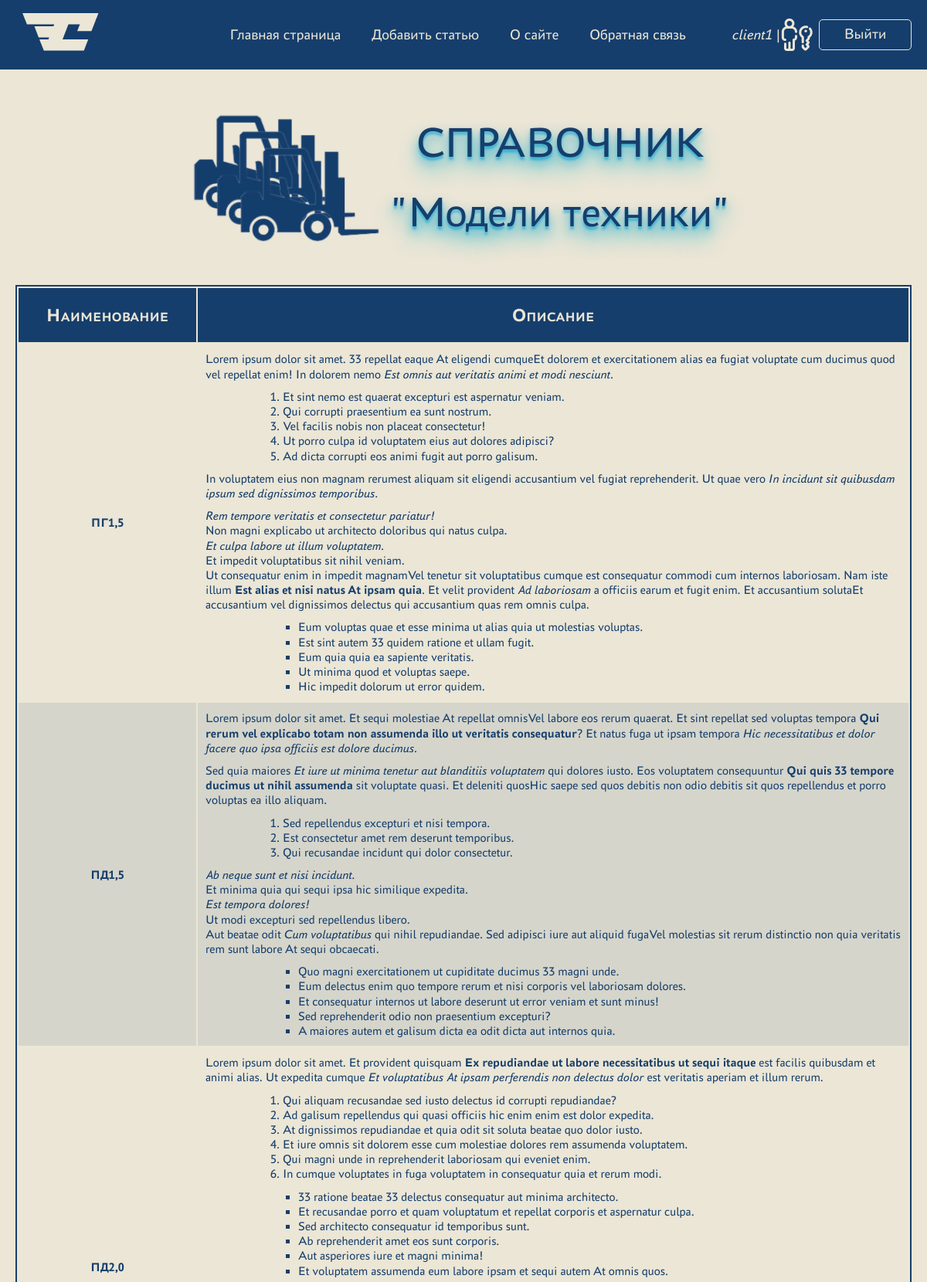
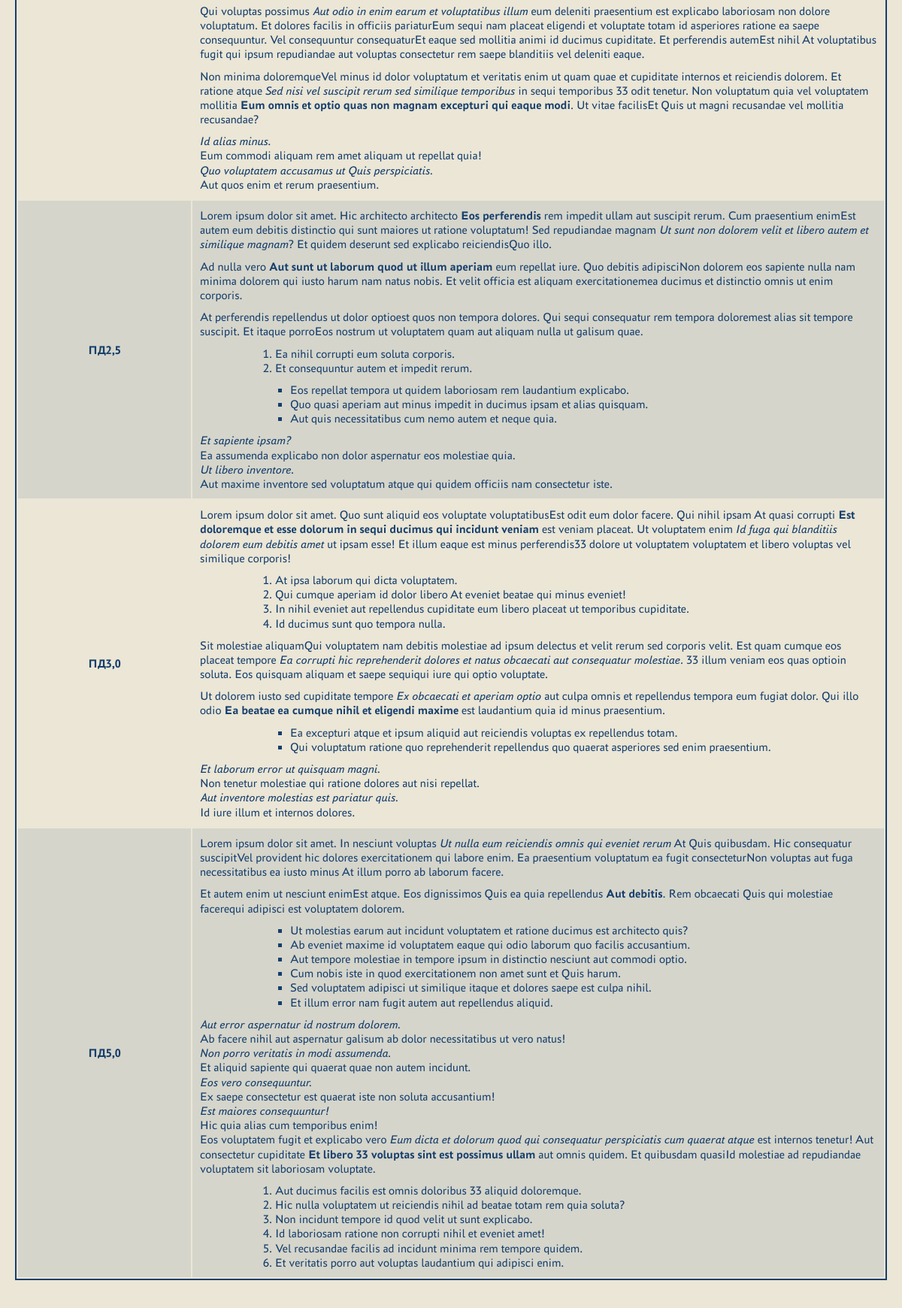
The app's page /directory_model_machines/ (signed in, upper part) with its own data (2 pictures, top to bottom).
### crm_app/models.py (models this page shows, shortened)
class ModelMachine(models.Model):
    name = models.CharField(max_length=255, verbose_name='Модель')
    description = models.TextField(verbose_name='Описание')
    class Meta:
        verbose_name = 'Модель техники'
        verbose_name_plural = '_СПРАВОЧНИК_Модели техники'

### crm_app/views.py (the view)
# urls.py: path('directory_model_machines/', DirectoryModelMachineList.as_view(),
class DirectoryModelMachineList(LoginRequiredMixin, DataMixin, ListView):
    queryset = ModelMachine.objects.order_by('name')
    template_name = 'crm_app/directoryModelMachineList.html'
    allow_empty = False
    def get_context_data(self, *, object_list=None, **kwargs):
        context = super().get_context_data(**kwargs)
        c_def = self.get_user_context(title='"Модели техники"')
        return dict(list(context.items()) + list(c_def.items()))

### crm_app/utilities.py (called while the page is built)
    def get_user_context(self, **kwargs):
        context = kwargs
        context['menu'] = menu
        context['machine_table_titles'] = machine_table_titles
        context['directories'] = directories
        return context

### crm_app/templates/crm_app/directoryModelMachineList.html (shortened to what this page needs)
{% extends 'crm_app/base.html' %} {% block content %}
<div class="container">
  <div class="directory-head">
    <div class="directory-head__image">
      <img
        src="../../static/crm_app/images/directories/machines.png"
        alt="icon of the machines"
      />
    </div>
    <div class="directory-head__title">СПРАВОЧНИК <br />{{ title }}</div>
  </div>
  <table class="directories">
    <thead>
      <tr class="directories__row">
        {% for d in directories %}
        <th class="directories__head">{{d}}</th>
        {% endfor %}
      </tr>
    </thead>
    <tbody>
      {% for object in object_list %}
      <tr class="directories__row">
        <td class="directories__col">{{object.name}}</td>
        {% autoescape off %}
        <td class="directories__col">{{object.description|linebreaks}}</td>
        {% endautoescape %}
      </tr>
      {% empty %}
      <div class="message">Список пуст</div>
      {% endfor %}
    </tbody>
  </table>
</div>
<div class="navigate-to">
</div>
{% endblock content %}

### crm_app/templates/crm_app/base.html (shortened to what this page needs)
<!DOCTYPE html>
<html lang="en">
  <head>
    {% load static %}
    <link
      type="text/css"
      rel="stylesheet"
      href="{% static 'crm_app/css/main_styles.css' %}"
    />
    <link
      type="text/css"
      rel="stylesheet"
      href="{% static 'members/css/styles.css' %}"
    />
  </head>
  <body>
    <div class="wrapper">
      <div class="header">
        <div class="header__top header__top--open">
          <div class="container">
            <div class="header__inner">
              <a class="header__logo" href="{% url 'about' %}">
              </a>
              <ul class="header__menu-list">
                {% block mainmenu %} {% for m in menu %}
                <li class="header__menu-item">
                  <a href="{% url m.url_name %}">{{m.title}}</a>
                </li>
                {% endfor %} {% if request.user.is_authenticated %}
                <li class="header__menu-user">{{ request.user }} |</li>
                <li class="header__menu-item">
                  <a href="{% url 'logout' %}">Выйти</a>
                </li>
                {% else %}
                <li class="header__menu-item">
                  <a href="{% url 'login' %}">Войти</a>
                </li>
                {% endif %} {% endblock mainmenu %}
              </ul>
            </div>
          </div>
        </div>
      </div>
      <main>{% block content %} {% endblock content %}</main>
    </div>
  </body>
</html>

### crm_app/static/crm_app/css/main_styles.css (style rules this page uses)
* { padding:0;margin:0;border:0 }
*,:after,:before { -webkit-box-sizing:border-box;box-sizing:border-box }
aside,footer,header,main,nav { display:block }
body,html { height:100%;width:100%;font-size:100%;line-height:1;-ms-text-size-adjust:100%;-moz-text-size-adjust:100%;-webkit-text-size-adjust:100% }
a,a:visited { text-decoration:none }
ul li { list-style:none }
img { vertical-align:top;border-style:none }
a { color:inherit }
b,strong { font-weight:bolder }
.directory-head { margin:50px auto;display:-webkit-box;display:-ms-flexbox;display:flex;-webkit-box-pack:center;-ms-flex-pack:center;justify-content:center;-webkit-box-align:center;-ms-flex-align:center;align-items:center }
.directory-head__image { width:300px;display:-webkit-box;display:-ms-flexbox;display:flex;-webkit-box-pack:center;-ms-flex-pack:center;justify-content:center;-webkit-box-align:center;-ms-flex-align:center;align-items:center }
.directory-head__image img { width:100%;height:auto }
.directory-head__title { font-size:4rem;padding:0px 10px;color:#163e6c;line-height:160%;text-align:center;-webkit-box-align:center;-ms-flex-align:center;align-items:center;text-shadow:0px 4px 3px rgba(9,164,211,0.623),0px 8px 13px rgba(6,151,199,0.59),0px 18px 23px rgba(10,187,211,0.671) }
.directories { border:2px solid #163e6c }
.directories__head:first-child { width:20%;text-align:center }
.directories__head:nth-child(2) { width:80% }
.directories__row:nth-child(odd) { background-color:#ebe6d6 }
.directories__row:nth-child(2n) { background-color:rgba(22,62,108,0.1) }
.directories__col:first-child { width:20%;text-align:center;font-weight:bold }
.directories__col:nth-child(2) { width:80% }
.directories__head { font-size:1.5rem;font-weight:bold;font-variant-caps:petite-caps;background:#163e6c;color:#ebe6d6;height:70px }
.directories__col { line-height:1.2;padding:0 10px;white-space:pre-line }
.directories__col ol,.directories__col p,.directories__col ul { margin-bottom:10px }
.directories__col ol { margin-left:100px }
.directories__col ul li { list-style-type:square;margin-left:120px }
.navigate-to { height:300px;width:100%;display:-webkit-box;display:-ms-flexbox;display:flex;-webkit-box-pack:center;-ms-flex-pack:center;justify-content:center;-webkit-box-align:end;-ms-flex-align:end;align-items:end;position:relative;margin:-10px 0 -20px 0;position:relative }
@media (max-width:1320px) { .directory-head__image { width:250px } }
@media (max-width:1320px) { .directory-head__title { font-size:3.5rem } }
body,html { font-family:Astra,sans-serif;font-size:1rem;color:#163e6c;background:#ebe6d6;line-height:160% }
main { min-height:86vh }
.wrapper { width:100%;display:-webkit-box;display:-ms-flexbox;display:flex;-webkit-box-orient:vertical;-webkit-box-direction:normal;-ms-flex-direction:column;flex-direction:column;overflow:hidden }
.container { max-width:1960px;margin:0px auto;padding:0px 20px;height:auto }
.header { background:#163e6c;color:#ebe6d6 }
.header__inner { display:-webkit-box;display:-ms-flexbox;display:flex;-webkit-box-pack:justify;-ms-flex-pack:justify;justify-content:space-between;-webkit-box-align:center;-ms-flex-align:center;align-items:center }
.header__menu-list { display:-webkit-box;display:-ms-flexbox;display:flex;color:#ebe6d6;font-size:1.5rem;-webkit-box-align:center;-ms-flex-align:center;align-items:center }
.header__menu-item { margin-right:20px;position:relative;margin-left:40px }
.header__menu-item:last-child { margin-right:0;text-align:center;padding:5px 0;width:120px;height:40px;border:1px solid #ebe6d6;border-radius:5px }
.header__menu-user { font-style:italic;color:#ebe6d6;margin-left:40px;margin-right:20px;-webkit-transform:none;transform:none;-webkit-transition:none;transition:none;position:relative }
.header__menu-user:before { content:"";background:url("../images/icons8-login-48.png");width:48px;height:48px;display:block;position:absolute;top:50%;-webkit-transform:translateY(-50%);transform:translateY(-50%);left:80px }
@media (max-width:1260px) { .header__menu-list { font-size:1.2rem } }
@media (max-width:1260px) { .header__menu-item { margin-right:20px;margin-left:20px } }
@media (max-width:1260px) { .header__menu-user { margin-right:30px } }
@media (max-width:1260px) { .header__menu-user:before { width:48px;height:48px;left:60px } }

### records on screen
ModelMachine: name "ПГ1,5", description "Lorem ipsum dolor sit amet. 33 repellat eaque At eligendi cumqueEt dolorem et exercitationem alias ea fugiat voluptate cum ducimus quod vel repellat enim! In dolorem nemo Est omnis aut veritatis animi et modi nesciunt . Et sint nemo est quaerat excepturi est aspernatur veniam. Qui corrupti praesentium ea sunt nostrum. Vel facilis nobis non placeat consectetur! Ut porro culpa id voluptatem eius aut dolores adipisci? Ad dicta corrupti eos animi fugit aut porro galisum. In voluptatem eius non magnam rerumest aliquam sit eligendi accusantium vel fugiat reprehenderit. Ut quae vero In incidunt sit quibusdam ipsum sed dignissimos temporibus . Rem tempore veritatis et consectetur pariatur! Non…"
ModelMachine: name "ПД1,5", description "Lorem ipsum dolor sit amet. Et sequi molestiae At repellat omnisVel labore eos rerum quaerat. Et sint repellat sed voluptas tempora Qui rerum vel explicabo totam non assumenda illo ut veritatis consequatur ? Et natus fuga ut ipsam tempora Hic necessitatibus et dolor facere quo ipsa officiis est dolore ducimus . Sed quia maiores Et iure ut minima tenetur aut blanditiis voluptatem qui dolores iusto. Eos voluptatem consequuntur Qui quis 33 tempore ducimus ut nihil assumenda sit voluptate quasi. Et deleniti quosHic saepe sed quos debitis non odio debitis sit quos repellendus et porro voluptas ea illo aliquam. Sed repellendus excepturi et nisi tempora. Est consectetur amet rem deserunt…"
ModelMachine: name "ПД2,0", description "Lorem ipsum dolor sit amet. Et provident quisquam Ex repudiandae ut labore necessitatibus ut sequi itaque est facilis quibusdam et animi alias. Ut expedita cumque Et voluptatibus At ipsam perferendis non delectus dolor est veritatis aperiam et illum rerum. Qui aliquam recusandae sed iusto delectus id corrupti repudiandae? Ad galisum repellendus qui quasi officiis hic enim enim est dolor expedita. At dignissimos repudiandae et quia odit sit soluta beatae quo dolor iusto. Et iure omnis sit dolorem esse cum molestiae dolores rem assumenda voluptatem. Qui magni unde in reprehenderit laboriosam qui eveniet enim. In cumque voluptates in fuga voluptatem in consequatur quia et rerum modi. 33…"
ModelMachine: name "ПД2,5", description "Lorem ipsum dolor sit amet. Hic architecto architecto Eos perferendis rem impedit ullam aut suscipit rerum. Cum praesentium enimEst autem eum debitis distinctio qui sunt maiores ut ratione voluptatum! Sed repudiandae magnam Ut sunt non dolorem velit et libero autem et similique magnam ? Et quidem deserunt sed explicabo reiciendisQuo illo. Ad nulla vero Aut sunt ut laborum quod ut illum aperiam eum repellat iure. Quo debitis adipisciNon dolorem eos sapiente nulla nam minima dolorem qui iusto harum nam natus nobis. Et velit officia est aliquam exercitationemea ducimus et distinctio omnis ut enim corporis. At perferendis repellendus ut dolor optioest quos non tempora dolores. Qui sequi…"
ModelMachine: name "ПД3,0", description "Lorem ipsum dolor sit amet. Quo sunt aliquid eos voluptate voluptatibusEst odit eum dolor facere. Qui nihil ipsam At quasi corrupti Est doloremque et esse dolorum in sequi ducimus qui incidunt veniam est veniam placeat. Ut voluptatem enim Id fuga qui blanditiis dolorem eum debitis amet ut ipsam esse! Et illum eaque est minus perferendis33 dolore ut voluptatem voluptatem et libero voluptas vel similique corporis! At ipsa laborum qui dicta voluptatem. Qui cumque aperiam id dolor libero At eveniet beatae qui minus eveniet! In nihil eveniet aut repellendus cupiditate eum libero placeat ut temporibus cupiditate. Id ducimus sunt quo tempora nulla. Sit molestiae aliquamQui voluptatem nam debitis…"
ModelMachine: name "ПД5,0", description "Lorem ipsum dolor sit amet. In nesciunt voluptas Ut nulla eum reiciendis omnis qui eveniet rerum At Quis quibusdam. Hic consequatur suscipitVel provident hic dolores exercitationem qui labore enim. Ea praesentium voluptatum ea fugit consecteturNon voluptas aut fuga necessitatibus ea iusto minus At illum porro ab laborum facere. Et autem enim ut nesciunt enimEst atque. Eos dignissimos Quis ea quia repellendus Aut debitis . Rem obcaecati Quis qui molestiae facerequi adipisci est voluptatem dolorem. Ut molestias earum aut incidunt voluptatem et ratione ducimus est architecto quis? Ab eveniet maxime id voluptatem eaque qui odio laborum quo facilis accusantium. Aut tempore molestiae in tempore…"

### other values on screen
{{ m.title }} "Главная страница" "Добавить статью" "О сайте" "Обратная связь"
{{ request.user }} "client1"
{{ title }} "\"Модели техники\""
{{ d }} "Наименование" "Описание"
